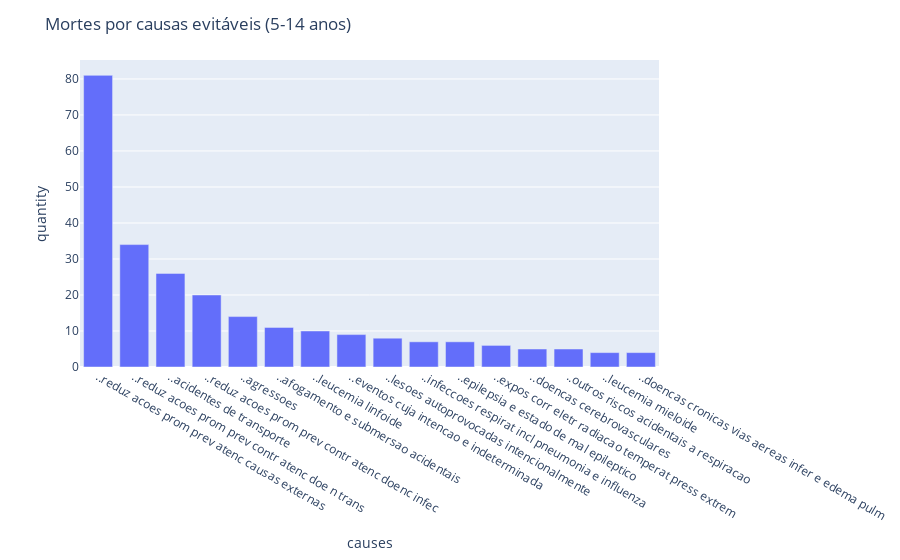

The notebook cell this image was saved under:
### Code cell
plot_death_by_causes(df_child, "Mortes por causas evitáveis (5-14 anos)")

### Figure 1 — Plotly figure (JSON) as saved in the notebook; plotly's stock layout.template omitted (floating-point values rounded to 4 significant figures)
{"data": [{"alignmentgroup": "True", "hovertemplate": "causes=%{x}<br>quantity=%{y}<extra></extra>", "legendgroup": "", "marker": {"color": "#636efa", "pattern": {"shape": ""}}, "name": "", "offsetgroup": "", "orientation": "v", "showlegend": false, "textposition": "auto", "type": "bar", "x": ["..reduz acoes prom prev contr atenc doenc infec", "..infeccoes respirat incl pneumonia e influenza", "..reduz acoes prom prev contr atenc doe n trans", "..leucemia linfoide", "..leucemia mieloide", "..epilepsia e estado de mal epileptico", "..doencas cerebrovasculares", "..doencas cronicas vias aereas infer e edema pulm", "..reduz acoes prom prev atenc causas externas", "..acidentes de transporte", "..afogamento e submersao acidentais", "..lesoes autoprovocadas intencionalmente", "..agressoes", "..outros riscos acidentais a respiracao", "..expos corr eletr radiacao temperat press extrem", "..eventos cuja intencao e indeterminada"], "xaxis": "x", "y": [20, 7, 34, 10, 4, 7, 5, 4, 81, 26, 11, 8, 14, 5, 6, 9], "yaxis": "y"}], "layout": {"barmode": "relative", "legend": {"tracegroupgap": 0}, "margin": {"t": 60}, "title": {"text": "Mortes por causas evitáveis (5-14 anos)"}, "xaxis": {"anchor": "y", "categoryorder": "total descending", "domain": [0, 1], "title": {"text": "causes"}}, "yaxis": {"anchor": "x", "domain": [0, 1], "title": {"text": "quantity"}}}}
